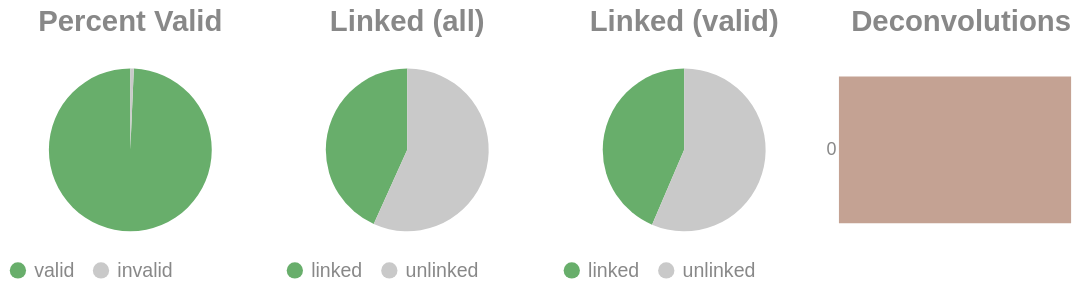

The notebook cell this image was saved under:
### Code cell
if SKIPLR:
    pass
else:
    clash = Counter()
    for i in valids['molecule'].to_list():
        _mol = i.split("-")
        if len(_mol) == 1:
            clash.update('0')
        else:
            clash.update(_mol[-1])

    _d = {"deconvolutions": [], 'count': []}
    for k,v in clash.items():
        _d['deconvolutions'].append(k)
        _d['count'].append(v)

    tot_valid = valids['reads'].sum()
    mask = valids['reads'] >= 2
    n_linked_reads = valids.filter(mask)['reads'].sum()
    if n_linked_reads == 0:
        print_html("No linked molecules (>=2 reads) were detected; skipping linked-only distributions.")
        SKIPLR = True
    else:
        perc_valid = round(tot_valid / n_reads, 4)
        linked_perc_abs = round(n_linked_reads / n_reads, 4)
        linked_perc = round(n_linked_reads / tot_valid, 4)

    _valid = pl.DataFrame({"valids": ['valid', 'invalid'], "count": [tot_valid, n_reads - tot_valid]})
    _linked_abs = pl.DataFrame({"linked (absolute)": ['linked', 'unlinked'], "count": [n_linked_reads, n_reads - n_linked_reads]})
    _linked_rel = pl.DataFrame({"linked (valids)": ['linked', 'unlinked'], "count": [n_linked_reads, tot_valid - n_linked_reads]})

    (
        alt.hconcat(
            piechart(_valid, goodval = 'valid', title = "Percent Valid"),
            piechart(_linked_abs, goodval = "linked", title =  "Linked (all)"),
            piechart(_linked_rel, goodval = "linked", title =  "Linked (valid)"),
            convolutionbar(pl.DataFrame(_d), title = "Deconvolutions"),
            center = True,
            bounds = 'flush'
        )
        .resolve_scale(color='independent')
        .resolve_legend('independent')
        .properties(usermeta={'embedOptions': {"actions": False}})
    ).display()

### Figure 1 — Vega-Lite specification as saved in the notebook (floating-point values rounded to 4 significant figures)
{"width": "container", "height": 400, "config": {"title": {"anchor": "start", "dy": -15, "fontSize": 18, "color": "#888888", "subtitleColor": "#888888", "subtitleFontSize": 14}, "arc": {"fill": "#0072B2"}, "axis": {"domainColor": "#888888", "domainWidth": 0.5, "gridWidth": 0.2, "grid": false, "titleFontWeight": 400, "titleFontSize": 15, "labelFontSize": 11, "labelColor": "#888888", "tickColor": "#888888", "tickWidth": 0.2, "titleColor": "#888888"}, "axisBand": {"grid": false}, "axisX": {"grid": true, "tickSize": 10, "domainCap": "round"}, "axisY": {"domain": false, "grid": true, "tickSize": 0, "domainCap": "round"}, "background": "transparent", "header": {"labelFontSize": 15, "labelColor": "#888888", "titleFontSize": 15, "titleFontWeight": 600, "titleColor": "#888888"}, "legend": {"labelFont": "sans-serif", "labelFontSize": 12, "labelColor": "#888888", "symbolSize": 100, "symbolType": "circle", "titleFontSize": 12, "titlePadding": 10, "titleColor": "#888888", "title": null}, "range": {"category": ["#E69F00", "#56B4E9", "#009E73", "#F0E442", "#0072B2", "#D55E00", "#CC79A7", "#000000"], "diverging": ["#cfe8f3", "#a2d4ec", "#73bfe2", "#46abdb", "#1696d2", "#12719e"]}, "area": {"fill": "#0072B2", "fillOpacity": 0.7, "line": true, "strokeOpacity": 0.7}, "line": {"color": "#0072B2", "stroke": "#0072B2", "strokeWidth": 2}, "trail": {"color": "#0072B2", "stroke": "#0072B2", "strokeWidth": 0, "size": 1}, "point": {"filled": true, "fillOpacity": 1.0, "size": 95}, "text": {"color": "#888888", "fontSize": 11, "align": "right", "fontWeight": 400, "size": 11}, "bar": {"fill": "#0072B2", "stroke": null}, "view": {"stroke": null, "continuousWidth": 660, "continuousHeight": 400}}, "hconcat": [{"data": {"name": "data-fa550d71c92d38da1ae049c21e3314fc"}, "mark": {"type": "arc"}, "encoding": {"color": {"field": "valids", "legend": {"orient": "bottom", "title": null}, "scale": {"domain": ["valid", "invalid"], "range": ["#68ae6b", "#C9C9C9"]}, "title": "Valids", "type": "nominal"}, "theta": {"field": "count", "type": "quantitative"}, "tooltip": [{"field": "valids", "title": "Valids", "type": "ordinal"}, {"field": "percent", "format": ".2%", "title": "Percent", "type": "quantitative"}, {"field": "count", "title": "Count", "type": "quantitative"}]}, "height": 100, "title": {"text": "Percent Valid", "align": "center", "anchor": "middle"}, "transform": [{"calculate": "datum.count / 11683969", "as": "percent"}], "width": 150}, {"data": {"name": "data-ee30aa4c20b31ec1dc255b2408a38a77"}, "mark": {"type": "arc"}, "encoding": {"color": {"field": "linked (absolute)", "legend": {"orient": "bottom", "title": null}, "scale": {"domain": ["linked", "unlinked"], "range": ["#68ae6b", "#C9C9C9"]}, "title": "Linked (Absolute)", "type": "nominal"}, "theta": {"field": "count", "type": "quantitative"}, "tooltip": [{"field": "linked (absolute)", "title": "Linked (Absolute)", "type": "ordinal"}, {"field": "percent", "format": ".2%", "title": "Percent", "type": "quantitative"}, {"field": "count", "title": "Count", "type": "quantitative"}]}, "height": 100, "title": {"text": "Linked (all)", "align": "center", "anchor": "middle"}, "transform": [{"calculate": "datum.count / 11683969", "as": "percent"}], "width": 150}, {"data": {"name": "data-ccb03c8d8422edd604ad737e5c040d1b"}, "mark": {"type": "arc"}, "encoding": {"color": {"field": "linked (valids)", "legend": {"orient": "bottom", "title": null}, "scale": {"domain": ["linked", "unlinked"], "range": ["#68ae6b", "#C9C9C9"]}, "title": "Linked (Valids)", "type": "nominal"}, "theta": {"field": "count", "type": "quantitative"}, "tooltip": [{"field": "linked (valids)", "title": "Linked (Valids)", "type": "ordinal"}, {"field": "percent", "format": ".2%", "title": "Percent", "type": "quantitative"}, {"field": "count", "title": "Count", "type": "quantitative"}]}, "height": 100, "title": {"text": "Linked (valid)", "align": "center", "anchor": "middle"}, "transform": [{"calculate": "datum.count / 11603672", "as": "percent"}], "width": 150}, {"data": {"name": "data-5ac7b08f2529e1e3b775500feaf95f41"}, "mark": {"type": "bar"}, "encoding": {"color": {"field": "deconvolutions", "legend": null, "scale": {"scheme": "lightgreyred"}, "type": "nominal"}, "tooltip": [{"field": "deconvolutions", "title": "Deconvolutions", "type": "ordinal"}, {"field": "percent", "format": ".2%", "title": "Percent", "type": "quantitative"}, {"field": "count", "title": "Count", "type": "quantitative"}], "x": {"axis": null, "field": "count", "type": "quantitative"}, "y": {"field": "deconvolutions", "sort": "ascending", "title": null, "type": "nominal"}}, "height": 100, "title": {"text": "Deconvolutions", "align": "center", "anchor": "middle"}, "transform": [{"calculate": "datum.count / 8551180", "as": "percent"}], "width": 150}], "bounds": "flush", "center": true, "resolve": {"legend": {"angle": "independent"}, "scale": {"color": "independent"}}, "usermeta": {"embedOptions": {"actions": false}}, "$schema": "https://vega.github.io/schema/vega-lite/v6.1.0.json", "datasets": {"data-fa550d71c92d38da1ae049c21e3314fc": [{"valids": "valid", "count": 11603672}, {"valids": "invalid", "count": 80297}], "data-ee30aa4c20b31ec1dc255b2408a38a77": [{"linked (absolute)": "linked", "count": 5053369}, {"linked (absolute)": "unlinked", "count": 6630600}], "data-ccb03c8d8422edd604ad737e5c040d1b": [{"linked (valids)": "linked", "count": 5053369}, {"linked (valids)": "unlinked", "count": 6550303}], "data-5ac7b08f2529e1e3b775500feaf95f41": [{"deconvolutions": "0", "count": 8551180}]}}
